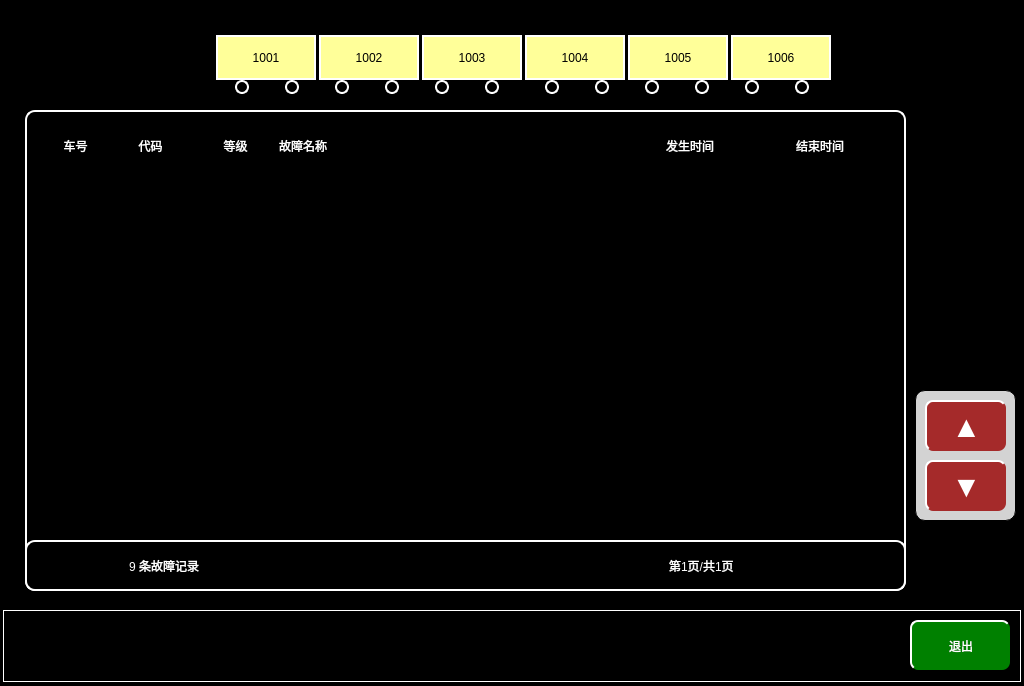
<?xml version="1.0" encoding="UTF-8"?>
<ui version="4.0">
 <class>MaintainceFaultShowPage</class>
 <widget class="QWidget" name="MaintainceFaultShowPage">
  <property name="geometry">
   <rect>
    <x>0</x>
    <y>0</y>
    <width>1024</width>
    <height>686</height>
   </rect>
  </property>
  <property name="windowTitle">
   <string>Form</string>
  </property>
  <property name="styleSheet">
   <string notr="true">QWidget
{
		background-color:black;
}
QPushButton
{
	font: 20px, &quot;微软雅黑&quot;;
    color: white;
	background-color: rgb(0, 128, 128);
	border-top: 2px solid white;	
	border-left: 2px solid white;
border-radius:8px;
}
QLabel
{
background-color:black;
font:18px &quot;微软雅黑&quot;;
color: rgb(0,255,255);
border:1px solid black;
}</string>
  </property>
  <widget class="QPushButton" name="returnBtn">
   <property name="geometry">
    <rect>
     <x>910</x>
     <y>620</y>
     <width>100</width>
     <height>50</height>
    </rect>
   </property>
   <property name="focusPolicy">
    <enum>Qt::NoFocus</enum>
   </property>
   <property name="styleSheet">
    <string notr="true">QPushButton
{
	font: 20px, &quot;微软雅黑&quot;;
    color: white;
	background-color: rgb(0, 128, 0);
    border-top: 2px solid white;
	border-left: 2px solid white;

}</string>
   </property>
   <property name="text">
    <string>退出</string>
   </property>
  </widget>
  <widget class="QLabel" name="label_2">
   <property name="geometry">
    <rect>
     <x>3</x>
     <y>610</y>
     <width>1018</width>
     <height>72</height>
    </rect>
   </property>
   <property name="styleSheet">
    <string notr="true">
background-color: rgb(0, 0, 0);

	border:1px solid white;
</string>
   </property>
   <property name="text">
    <string/>
   </property>
  </widget>
  <widget class="QLabel" name="faultLevel_row9">
   <property name="geometry">
    <rect>
     <x>205</x>
     <y>490</y>
     <width>61</width>
     <height>41</height>
    </rect>
   </property>
   <property name="styleSheet">
    <string notr="true"/>
   </property>
   <property name="text">
    <string/>
   </property>
   <property name="alignment">
    <set>Qt::AlignCenter</set>
   </property>
  </widget>
  <widget class="QLabel" name="endTime_row8">
   <property name="geometry">
    <rect>
     <x>755</x>
     <y>450</y>
     <width>130</width>
     <height>41</height>
    </rect>
   </property>
   <property name="styleSheet">
    <string notr="true">font:16px;</string>
   </property>
   <property name="text">
    <string/>
   </property>
   <property name="alignment">
    <set>Qt::AlignCenter</set>
   </property>
  </widget>
  <widget class="QLabel" name="endTime_row1">
   <property name="geometry">
    <rect>
     <x>755</x>
     <y>170</y>
     <width>130</width>
     <height>41</height>
    </rect>
   </property>
   <property name="styleSheet">
    <string notr="true">font:16px;</string>
   </property>
   <property name="text">
    <string/>
   </property>
   <property name="alignment">
    <set>Qt::AlignCenter</set>
   </property>
  </widget>
  <widget class="QLabel" name="faultCode_row4">
   <property name="geometry">
    <rect>
     <x>115</x>
     <y>290</y>
     <width>71</width>
     <height>41</height>
    </rect>
   </property>
   <property name="styleSheet">
    <string notr="true"/>
   </property>
   <property name="text">
    <string/>
   </property>
   <property name="alignment">
    <set>Qt::AlignCenter</set>
   </property>
  </widget>
  <widget class="QLabel" name="faultLevel_row3">
   <property name="geometry">
    <rect>
     <x>205</x>
     <y>250</y>
     <width>61</width>
     <height>41</height>
    </rect>
   </property>
   <property name="styleSheet">
    <string notr="true"/>
   </property>
   <property name="text">
    <string/>
   </property>
   <property name="alignment">
    <set>Qt::AlignCenter</set>
   </property>
  </widget>
  <widget class="QLabel" name="mp2wheel2lbl">
   <property name="geometry">
    <rect>
     <x>645</x>
     <y>80</y>
     <width>14</width>
     <height>14</height>
    </rect>
   </property>
   <property name="styleSheet">
    <string notr="true">background-color:black;
border-radius:7px;
border:2px solid white;</string>
   </property>
   <property name="text">
    <string/>
   </property>
   <property name="alignment">
    <set>Qt::AlignCenter</set>
   </property>
  </widget>
  <widget class="QLabel" name="faultCode_row3">
   <property name="geometry">
    <rect>
     <x>115</x>
     <y>250</y>
     <width>71</width>
     <height>41</height>
    </rect>
   </property>
   <property name="styleSheet">
    <string notr="true"/>
   </property>
   <property name="text">
    <string/>
   </property>
   <property name="alignment">
    <set>Qt::AlignCenter</set>
   </property>
  </widget>
  <widget class="QLabel" name="tc1lbl">
   <property name="geometry">
    <rect>
     <x>216</x>
     <y>35</y>
     <width>100</width>
     <height>45</height>
    </rect>
   </property>
   <property name="styleSheet">
    <string notr="true">	font:20px &quot;微软雅黑&quot;;
	border:2px solid white;
	background-color: rgb(255,255,153);
color:black;
</string>
   </property>
   <property name="text">
    <string>1001</string>
   </property>
   <property name="alignment">
    <set>Qt::AlignCenter</set>
   </property>
  </widget>
  <widget class="QLabel" name="faultCode_row8">
   <property name="geometry">
    <rect>
     <x>115</x>
     <y>450</y>
     <width>71</width>
     <height>41</height>
    </rect>
   </property>
   <property name="styleSheet">
    <string notr="true"/>
   </property>
   <property name="text">
    <string/>
   </property>
   <property name="alignment">
    <set>Qt::AlignCenter</set>
   </property>
  </widget>
  <widget class="QLabel" name="lbl1_18">
   <property name="geometry">
    <rect>
     <x>210</x>
     <y>120</y>
     <width>51</width>
     <height>51</height>
    </rect>
   </property>
   <property name="styleSheet">
    <string notr="true">background-color:black;
font:18px &quot;微软雅黑&quot;;
color:white;
</string>
   </property>
   <property name="text">
    <string>等级</string>
   </property>
   <property name="alignment">
    <set>Qt::AlignCenter</set>
   </property>
  </widget>
  <widget class="QLabel" name="tc1wheel2lbl">
   <property name="geometry">
    <rect>
     <x>285</x>
     <y>80</y>
     <width>14</width>
     <height>14</height>
    </rect>
   </property>
   <property name="styleSheet">
    <string notr="true">background-color:black;
border-radius:7px;
border:2px solid white;</string>
   </property>
   <property name="text">
    <string/>
   </property>
   <property name="alignment">
    <set>Qt::AlignCenter</set>
   </property>
  </widget>
  <widget class="QLabel" name="m1wheel1lbl">
   <property name="geometry">
    <rect>
     <x>435</x>
     <y>80</y>
     <width>14</width>
     <height>14</height>
    </rect>
   </property>
   <property name="styleSheet">
    <string notr="true">background-color:black;
border-radius:7px;
border:2px solid white;</string>
   </property>
   <property name="text">
    <string/>
   </property>
   <property name="alignment">
    <set>Qt::AlignCenter</set>
   </property>
  </widget>
  <widget class="QLabel" name="mp1wheel2lbl">
   <property name="geometry">
    <rect>
     <x>385</x>
     <y>80</y>
     <width>14</width>
     <height>14</height>
    </rect>
   </property>
   <property name="styleSheet">
    <string notr="true">background-color:black;
border-radius:7px;
border:2px solid white;</string>
   </property>
   <property name="text">
    <string/>
   </property>
   <property name="alignment">
    <set>Qt::AlignCenter</set>
   </property>
  </widget>
  <widget class="QLabel" name="endTime_row6">
   <property name="geometry">
    <rect>
     <x>755</x>
     <y>370</y>
     <width>130</width>
     <height>41</height>
    </rect>
   </property>
   <property name="styleSheet">
    <string notr="true">font:16px;</string>
   </property>
   <property name="text">
    <string/>
   </property>
   <property name="alignment">
    <set>Qt::AlignCenter</set>
   </property>
  </widget>
  <widget class="QLabel" name="tc2keylbl">
   <property name="geometry">
    <rect>
     <x>830</x>
     <y>35</y>
     <width>31</width>
     <height>45</height>
    </rect>
   </property>
   <property name="styleSheet">
    <string notr="true">border-image: url(:/images/images/TC2traingraphKeynoact.bmp);</string>
   </property>
   <property name="text">
    <string/>
   </property>
   <property name="alignment">
    <set>Qt::AlignCenter</set>
   </property>
  </widget>
  <widget class="QLabel" name="mp2wheel1lbl">
   <property name="geometry">
    <rect>
     <x>695</x>
     <y>80</y>
     <width>14</width>
     <height>14</height>
    </rect>
   </property>
   <property name="styleSheet">
    <string notr="true">background-color:black;
border-radius:7px;
border:2px solid white;</string>
   </property>
   <property name="text">
    <string/>
   </property>
   <property name="alignment">
    <set>Qt::AlignCenter</set>
   </property>
  </widget>
  <widget class="QLabel" name="startTime_row6">
   <property name="geometry">
    <rect>
     <x>625</x>
     <y>370</y>
     <width>130</width>
     <height>41</height>
    </rect>
   </property>
   <property name="styleSheet">
    <string notr="true">font:16px;</string>
   </property>
   <property name="text">
    <string/>
   </property>
   <property name="alignment">
    <set>Qt::AlignCenter</set>
   </property>
  </widget>
  <widget class="QLabel" name="startTime_row2">
   <property name="geometry">
    <rect>
     <x>625</x>
     <y>210</y>
     <width>130</width>
     <height>41</height>
    </rect>
   </property>
   <property name="styleSheet">
    <string notr="true">font:16px;</string>
   </property>
   <property name="text">
    <string/>
   </property>
   <property name="alignment">
    <set>Qt::AlignCenter</set>
   </property>
  </widget>
  <widget class="QLabel" name="metroCode_row1_7">
   <property name="geometry">
    <rect>
     <x>40</x>
     <y>410</y>
     <width>70</width>
     <height>41</height>
    </rect>
   </property>
   <property name="styleSheet">
    <string notr="true"/>
   </property>
   <property name="text">
    <string/>
   </property>
   <property name="alignment">
    <set>Qt::AlignCenter</set>
   </property>
  </widget>
  <widget class="QLabel" name="metroCode_row1_9">
   <property name="geometry">
    <rect>
     <x>40</x>
     <y>490</y>
     <width>70</width>
     <height>41</height>
    </rect>
   </property>
   <property name="styleSheet">
    <string notr="true"/>
   </property>
   <property name="text">
    <string/>
   </property>
   <property name="alignment">
    <set>Qt::AlignCenter</set>
   </property>
  </widget>
  <widget class="QLabel" name="tc2wheel1lbl">
   <property name="geometry">
    <rect>
     <x>795</x>
     <y>80</y>
     <width>14</width>
     <height>14</height>
    </rect>
   </property>
   <property name="styleSheet">
    <string notr="true">background-color:black;
border-radius:7px;
border:2px solid white;</string>
   </property>
   <property name="text">
    <string/>
   </property>
   <property name="alignment">
    <set>Qt::AlignCenter</set>
   </property>
  </widget>
  <widget class="QLabel" name="lbl1_16">
   <property name="geometry">
    <rect>
     <x>45</x>
     <y>120</y>
     <width>61</width>
     <height>51</height>
    </rect>
   </property>
   <property name="styleSheet">
    <string notr="true">background-color:black;
font:18px &quot;微软雅黑&quot;;
color:white;
</string>
   </property>
   <property name="text">
    <string>车号</string>
   </property>
   <property name="alignment">
    <set>Qt::AlignCenter</set>
   </property>
  </widget>
  <widget class="QLabel" name="endTime_row5">
   <property name="geometry">
    <rect>
     <x>755</x>
     <y>330</y>
     <width>130</width>
     <height>41</height>
    </rect>
   </property>
   <property name="styleSheet">
    <string notr="true">font:16px;</string>
   </property>
   <property name="text">
    <string/>
   </property>
   <property name="alignment">
    <set>Qt::AlignCenter</set>
   </property>
  </widget>
  <widget class="QLabel" name="faultLevel_row2">
   <property name="geometry">
    <rect>
     <x>205</x>
     <y>210</y>
     <width>61</width>
     <height>41</height>
    </rect>
   </property>
   <property name="styleSheet">
    <string notr="true"/>
   </property>
   <property name="text">
    <string/>
   </property>
   <property name="alignment">
    <set>Qt::AlignCenter</set>
   </property>
  </widget>
  <widget class="QLabel" name="startTime_row1">
   <property name="geometry">
    <rect>
     <x>625</x>
     <y>170</y>
     <width>130</width>
     <height>41</height>
    </rect>
   </property>
   <property name="styleSheet">
    <string notr="true">font:16px;</string>
   </property>
   <property name="text">
    <string/>
   </property>
   <property name="alignment">
    <set>Qt::AlignCenter</set>
   </property>
  </widget>
  <widget class="QLabel" name="faultpagelbl">
   <property name="geometry">
    <rect>
     <x>665</x>
     <y>550</y>
     <width>180</width>
     <height>31</height>
    </rect>
   </property>
   <property name="styleSheet">
    <string notr="true">color:white
</string>
   </property>
   <property name="text">
    <string>第1页/共1页</string>
   </property>
   <property name="alignment">
    <set>Qt::AlignLeading|Qt::AlignLeft|Qt::AlignVCenter</set>
   </property>
  </widget>
  <widget class="QLabel" name="faultName_row6">
   <property name="geometry">
    <rect>
     <x>275</x>
     <y>370</y>
     <width>350</width>
     <height>41</height>
    </rect>
   </property>
   <property name="styleSheet">
    <string notr="true"/>
   </property>
   <property name="text">
    <string/>
   </property>
   <property name="alignment">
    <set>Qt::AlignLeading|Qt::AlignLeft|Qt::AlignVCenter</set>
   </property>
  </widget>
  <widget class="QPushButton" name="NextPageBtn">
   <property name="geometry">
    <rect>
     <x>925</x>
     <y>460</y>
     <width>81</width>
     <height>51</height>
    </rect>
   </property>
   <property name="focusPolicy">
    <enum>Qt::NoFocus</enum>
   </property>
   <property name="styleSheet">
    <string notr="true">font:30px;
color:white;
background-color:brown;
border-radius:8px;</string>
   </property>
   <property name="text">
    <string>▼</string>
   </property>
  </widget>
  <widget class="QLabel" name="lbl1_17">
   <property name="geometry">
    <rect>
     <x>120</x>
     <y>120</y>
     <width>61</width>
     <height>51</height>
    </rect>
   </property>
   <property name="styleSheet">
    <string notr="true">background-color:black;
font:18px &quot;微软雅黑&quot;;
color:white;
</string>
   </property>
   <property name="text">
    <string>代码</string>
   </property>
   <property name="alignment">
    <set>Qt::AlignCenter</set>
   </property>
  </widget>
  <widget class="QLabel" name="tc1wheel1lbl">
   <property name="geometry">
    <rect>
     <x>235</x>
     <y>80</y>
     <width>14</width>
     <height>14</height>
    </rect>
   </property>
   <property name="styleSheet">
    <string notr="true">background-color:black;
border-radius:7px;
border:2px solid white;</string>
   </property>
   <property name="text">
    <string/>
   </property>
   <property name="alignment">
    <set>Qt::AlignCenter</set>
   </property>
  </widget>
  <widget class="QLabel" name="m2lbl">
   <property name="geometry">
    <rect>
     <x>525</x>
     <y>35</y>
     <width>100</width>
     <height>45</height>
    </rect>
   </property>
   <property name="styleSheet">
    <string notr="true">	font:20px &quot;微软雅黑&quot;;
	border:2px solid white;
	background-color: rgb(255,255,153);
color:black;
</string>
   </property>
   <property name="text">
    <string>1004</string>
   </property>
   <property name="alignment">
    <set>Qt::AlignCenter</set>
   </property>
  </widget>
  <widget class="QLabel" name="faultLevel_row7">
   <property name="geometry">
    <rect>
     <x>205</x>
     <y>410</y>
     <width>61</width>
     <height>41</height>
    </rect>
   </property>
   <property name="styleSheet">
    <string notr="true"/>
   </property>
   <property name="text">
    <string/>
   </property>
   <property name="alignment">
    <set>Qt::AlignCenter</set>
   </property>
  </widget>
  <widget class="QLabel" name="tc2wheel2lbl">
   <property name="geometry">
    <rect>
     <x>745</x>
     <y>80</y>
     <width>14</width>
     <height>14</height>
    </rect>
   </property>
   <property name="styleSheet">
    <string notr="true">background-color:black;
border-radius:7px;
border:2px solid white;</string>
   </property>
   <property name="text">
    <string/>
   </property>
   <property name="alignment">
    <set>Qt::AlignCenter</set>
   </property>
  </widget>
  <widget class="QPushButton" name="PrePageBtn">
   <property name="geometry">
    <rect>
     <x>925</x>
     <y>400</y>
     <width>81</width>
     <height>51</height>
    </rect>
   </property>
   <property name="focusPolicy">
    <enum>Qt::NoFocus</enum>
   </property>
   <property name="styleSheet">
    <string notr="true">font:30px;
color:white;
background-color:brown;
border-radius:8px;</string>
   </property>
   <property name="text">
    <string>▲</string>
   </property>
  </widget>
  <widget class="QLabel" name="tc2directionlbl">
   <property name="geometry">
    <rect>
     <x>860</x>
     <y>35</y>
     <width>51</width>
     <height>51</height>
    </rect>
   </property>
   <property name="styleSheet">
    <string notr="true">border-image: url(:/images/images/TC2traingraphDirection.bmp);</string>
   </property>
   <property name="text">
    <string/>
   </property>
   <property name="alignment">
    <set>Qt::AlignCenter</set>
   </property>
  </widget>
  <widget class="QLabel" name="metroCode_row1_5">
   <property name="geometry">
    <rect>
     <x>40</x>
     <y>330</y>
     <width>70</width>
     <height>41</height>
    </rect>
   </property>
   <property name="styleSheet">
    <string notr="true"/>
   </property>
   <property name="text">
    <string/>
   </property>
   <property name="alignment">
    <set>Qt::AlignCenter</set>
   </property>
  </widget>
  <widget class="QLabel" name="faultName_row3">
   <property name="geometry">
    <rect>
     <x>275</x>
     <y>250</y>
     <width>350</width>
     <height>41</height>
    </rect>
   </property>
   <property name="styleSheet">
    <string notr="true"/>
   </property>
   <property name="text">
    <string/>
   </property>
   <property name="alignment">
    <set>Qt::AlignLeading|Qt::AlignLeft|Qt::AlignVCenter</set>
   </property>
  </widget>
  <widget class="QLabel" name="faultName_row1">
   <property name="geometry">
    <rect>
     <x>275</x>
     <y>170</y>
     <width>350</width>
     <height>41</height>
    </rect>
   </property>
   <property name="styleSheet">
    <string notr="true"/>
   </property>
   <property name="text">
    <string/>
   </property>
   <property name="alignment">
    <set>Qt::AlignLeading|Qt::AlignLeft|Qt::AlignVCenter</set>
   </property>
  </widget>
  <widget class="QLabel" name="startTime_row5">
   <property name="geometry">
    <rect>
     <x>625</x>
     <y>330</y>
     <width>130</width>
     <height>41</height>
    </rect>
   </property>
   <property name="styleSheet">
    <string notr="true">font:16px;</string>
   </property>
   <property name="text">
    <string/>
   </property>
   <property name="alignment">
    <set>Qt::AlignCenter</set>
   </property>
  </widget>
  <widget class="QLabel" name="startTime_row4">
   <property name="geometry">
    <rect>
     <x>625</x>
     <y>290</y>
     <width>130</width>
     <height>41</height>
    </rect>
   </property>
   <property name="styleSheet">
    <string notr="true">font:16px;</string>
   </property>
   <property name="text">
    <string/>
   </property>
   <property name="alignment">
    <set>Qt::AlignCenter</set>
   </property>
  </widget>
  <widget class="QLabel" name="faultName_row7">
   <property name="geometry">
    <rect>
     <x>275</x>
     <y>410</y>
     <width>350</width>
     <height>41</height>
    </rect>
   </property>
   <property name="styleSheet">
    <string notr="true"/>
   </property>
   <property name="text">
    <string/>
   </property>
   <property name="alignment">
    <set>Qt::AlignLeading|Qt::AlignLeft|Qt::AlignVCenter</set>
   </property>
  </widget>
  <widget class="QLabel" name="faultCode_row2">
   <property name="geometry">
    <rect>
     <x>115</x>
     <y>210</y>
     <width>71</width>
     <height>41</height>
    </rect>
   </property>
   <property name="styleSheet">
    <string notr="true"/>
   </property>
   <property name="text">
    <string/>
   </property>
   <property name="alignment">
    <set>Qt::AlignCenter</set>
   </property>
  </widget>
  <widget class="QLabel" name="endTime_row4">
   <property name="geometry">
    <rect>
     <x>755</x>
     <y>290</y>
     <width>130</width>
     <height>41</height>
    </rect>
   </property>
   <property name="styleSheet">
    <string notr="true">font:16px;</string>
   </property>
   <property name="text">
    <string/>
   </property>
   <property name="alignment">
    <set>Qt::AlignCenter</set>
   </property>
  </widget>
  <widget class="QLabel" name="m1lbl">
   <property name="geometry">
    <rect>
     <x>422</x>
     <y>35</y>
     <width>100</width>
     <height>45</height>
    </rect>
   </property>
   <property name="styleSheet">
    <string notr="true">	font:20px &quot;微软雅黑&quot;;
	border:2px solid white;
	background-color: rgb(255,255,153);
color:black;
</string>
   </property>
   <property name="text">
    <string>1003</string>
   </property>
   <property name="alignment">
    <set>Qt::AlignCenter</set>
   </property>
  </widget>
  <widget class="QLabel" name="faultCode_row7">
   <property name="geometry">
    <rect>
     <x>115</x>
     <y>410</y>
     <width>71</width>
     <height>41</height>
    </rect>
   </property>
   <property name="styleSheet">
    <string notr="true"/>
   </property>
   <property name="text">
    <string/>
   </property>
   <property name="alignment">
    <set>Qt::AlignCenter</set>
   </property>
  </widget>
  <widget class="QLabel" name="metroCode_row1_6">
   <property name="geometry">
    <rect>
     <x>40</x>
     <y>370</y>
     <width>70</width>
     <height>41</height>
    </rect>
   </property>
   <property name="styleSheet">
    <string notr="true"/>
   </property>
   <property name="text">
    <string/>
   </property>
   <property name="alignment">
    <set>Qt::AlignCenter</set>
   </property>
  </widget>
  <widget class="QLabel" name="mp1lbl">
   <property name="geometry">
    <rect>
     <x>319</x>
     <y>35</y>
     <width>100</width>
     <height>45</height>
    </rect>
   </property>
   <property name="styleSheet">
    <string notr="true">	font:20px &quot;微软雅黑&quot;;
	border:2px solid white;
	background-color: rgb(255,255,153);
color:black;
</string>
   </property>
   <property name="text">
    <string>1002</string>
   </property>
   <property name="alignment">
    <set>Qt::AlignCenter</set>
   </property>
  </widget>
  <widget class="QLabel" name="metroCode_row1_8">
   <property name="geometry">
    <rect>
     <x>40</x>
     <y>450</y>
     <width>70</width>
     <height>41</height>
    </rect>
   </property>
   <property name="styleSheet">
    <string notr="true"/>
   </property>
   <property name="text">
    <string/>
   </property>
   <property name="alignment">
    <set>Qt::AlignCenter</set>
   </property>
  </widget>
  <widget class="QLabel" name="m2wheel2lbl">
   <property name="geometry">
    <rect>
     <x>545</x>
     <y>80</y>
     <width>14</width>
     <height>14</height>
    </rect>
   </property>
   <property name="styleSheet">
    <string notr="true">background-color:black;
border-radius:7px;
border:2px solid white;</string>
   </property>
   <property name="text">
    <string/>
   </property>
   <property name="alignment">
    <set>Qt::AlignCenter</set>
   </property>
  </widget>
  <widget class="QLabel" name="faultCode_row9">
   <property name="geometry">
    <rect>
     <x>115</x>
     <y>490</y>
     <width>71</width>
     <height>41</height>
    </rect>
   </property>
   <property name="styleSheet">
    <string notr="true"/>
   </property>
   <property name="text">
    <string/>
   </property>
   <property name="alignment">
    <set>Qt::AlignCenter</set>
   </property>
  </widget>
  <widget class="QLabel" name="faultName_row9">
   <property name="geometry">
    <rect>
     <x>275</x>
     <y>490</y>
     <width>350</width>
     <height>41</height>
    </rect>
   </property>
   <property name="styleSheet">
    <string notr="true"/>
   </property>
   <property name="text">
    <string/>
   </property>
   <property name="alignment">
    <set>Qt::AlignLeading|Qt::AlignLeft|Qt::AlignVCenter</set>
   </property>
  </widget>
  <widget class="QLabel" name="metroCode_row1_4">
   <property name="geometry">
    <rect>
     <x>40</x>
     <y>290</y>
     <width>70</width>
     <height>41</height>
    </rect>
   </property>
   <property name="styleSheet">
    <string notr="true"/>
   </property>
   <property name="text">
    <string/>
   </property>
   <property name="alignment">
    <set>Qt::AlignCenter</set>
   </property>
  </widget>
  <widget class="QLabel" name="m1wheel2lbl">
   <property name="geometry">
    <rect>
     <x>485</x>
     <y>80</y>
     <width>14</width>
     <height>14</height>
    </rect>
   </property>
   <property name="styleSheet">
    <string notr="true">background-color:black;
border-radius:7px;
border:2px solid white;</string>
   </property>
   <property name="text">
    <string/>
   </property>
   <property name="alignment">
    <set>Qt::AlignCenter</set>
   </property>
  </widget>
  <widget class="QLabel" name="endTime_row2">
   <property name="geometry">
    <rect>
     <x>755</x>
     <y>210</y>
     <width>130</width>
     <height>41</height>
    </rect>
   </property>
   <property name="styleSheet">
    <string notr="true">font:16px;</string>
   </property>
   <property name="text">
    <string/>
   </property>
   <property name="alignment">
    <set>Qt::AlignCenter</set>
   </property>
  </widget>
  <widget class="QLabel" name="lbl1_19">
   <property name="geometry">
    <rect>
     <x>625</x>
     <y>120</y>
     <width>130</width>
     <height>51</height>
    </rect>
   </property>
   <property name="styleSheet">
    <string notr="true">background-color:black;
font:18px &quot;微软雅黑&quot;;
color:white;
</string>
   </property>
   <property name="text">
    <string>发生时间</string>
   </property>
   <property name="alignment">
    <set>Qt::AlignCenter</set>
   </property>
  </widget>
  <widget class="QLabel" name="lbl1_14">
   <property name="geometry">
    <rect>
     <x>25</x>
     <y>110</y>
     <width>881</width>
     <height>481</height>
    </rect>
   </property>
   <property name="styleSheet">
    <string notr="true">background-color:black;
border-radius:10px;
font:14px;
color:white;
border:2px solid white;</string>
   </property>
   <property name="text">
    <string/>
   </property>
   <property name="alignment">
    <set>Qt::AlignCenter</set>
   </property>
  </widget>
  <widget class="QLabel" name="metroCode_row1_3">
   <property name="geometry">
    <rect>
     <x>40</x>
     <y>250</y>
     <width>70</width>
     <height>41</height>
    </rect>
   </property>
   <property name="styleSheet">
    <string notr="true"/>
   </property>
   <property name="text">
    <string/>
   </property>
   <property name="alignment">
    <set>Qt::AlignCenter</set>
   </property>
  </widget>
  <widget class="QLabel" name="tc2lbl">
   <property name="geometry">
    <rect>
     <x>731</x>
     <y>35</y>
     <width>100</width>
     <height>45</height>
    </rect>
   </property>
   <property name="styleSheet">
    <string notr="true">	font:20px &quot;微软雅黑&quot;;
	border:2px solid white;
	background-color: rgb(255,255,153);
color:black;
</string>
   </property>
   <property name="text">
    <string>1006</string>
   </property>
   <property name="alignment">
    <set>Qt::AlignCenter</set>
   </property>
  </widget>
  <widget class="QLabel" name="faultName_row8">
   <property name="geometry">
    <rect>
     <x>275</x>
     <y>450</y>
     <width>350</width>
     <height>41</height>
    </rect>
   </property>
   <property name="styleSheet">
    <string notr="true"/>
   </property>
   <property name="text">
    <string/>
   </property>
   <property name="alignment">
    <set>Qt::AlignLeading|Qt::AlignLeft|Qt::AlignVCenter</set>
   </property>
  </widget>
  <widget class="QLabel" name="lbl1_13">
   <property name="geometry">
    <rect>
     <x>915</x>
     <y>390</y>
     <width>101</width>
     <height>131</height>
    </rect>
   </property>
   <property name="styleSheet">
    <string notr="true">background-color:lightgray;
border-radius:10px;
font:14px;
color:brown;</string>
   </property>
   <property name="text">
    <string/>
   </property>
   <property name="alignment">
    <set>Qt::AlignCenter</set>
   </property>
  </widget>
  <widget class="QLabel" name="startTime_row8">
   <property name="geometry">
    <rect>
     <x>625</x>
     <y>450</y>
     <width>130</width>
     <height>41</height>
    </rect>
   </property>
   <property name="styleSheet">
    <string notr="true">font:16px;</string>
   </property>
   <property name="text">
    <string/>
   </property>
   <property name="alignment">
    <set>Qt::AlignCenter</set>
   </property>
  </widget>
  <widget class="QLabel" name="faultLevel_row6">
   <property name="geometry">
    <rect>
     <x>205</x>
     <y>370</y>
     <width>61</width>
     <height>41</height>
    </rect>
   </property>
   <property name="styleSheet">
    <string notr="true"/>
   </property>
   <property name="text">
    <string/>
   </property>
   <property name="alignment">
    <set>Qt::AlignCenter</set>
   </property>
  </widget>
  <widget class="QLabel" name="mp1wheel1lbl">
   <property name="geometry">
    <rect>
     <x>335</x>
     <y>80</y>
     <width>14</width>
     <height>14</height>
    </rect>
   </property>
   <property name="styleSheet">
    <string notr="true">background-color:black;
border-radius:7px;
border:2px solid white;</string>
   </property>
   <property name="text">
    <string/>
   </property>
   <property name="alignment">
    <set>Qt::AlignCenter</set>
   </property>
  </widget>
  <widget class="QLabel" name="faultName_row4">
   <property name="geometry">
    <rect>
     <x>275</x>
     <y>290</y>
     <width>350</width>
     <height>41</height>
    </rect>
   </property>
   <property name="styleSheet">
    <string notr="true"/>
   </property>
   <property name="text">
    <string/>
   </property>
   <property name="alignment">
    <set>Qt::AlignLeading|Qt::AlignLeft|Qt::AlignVCenter</set>
   </property>
  </widget>
  <widget class="QLabel" name="endTime_row7">
   <property name="geometry">
    <rect>
     <x>755</x>
     <y>410</y>
     <width>130</width>
     <height>41</height>
    </rect>
   </property>
   <property name="styleSheet">
    <string notr="true">font:16px;</string>
   </property>
   <property name="text">
    <string/>
   </property>
   <property name="alignment">
    <set>Qt::AlignCenter</set>
   </property>
  </widget>
  <widget class="QLabel" name="faultcntlbl">
   <property name="geometry">
    <rect>
     <x>125</x>
     <y>550</y>
     <width>160</width>
     <height>31</height>
    </rect>
   </property>
   <property name="styleSheet">
    <string notr="true">color:white
</string>
   </property>
   <property name="text">
    <string>9 条故障记录</string>
   </property>
   <property name="alignment">
    <set>Qt::AlignLeading|Qt::AlignLeft|Qt::AlignVCenter</set>
   </property>
  </widget>
  <widget class="QLabel" name="startTime_row9">
   <property name="geometry">
    <rect>
     <x>625</x>
     <y>490</y>
     <width>130</width>
     <height>41</height>
    </rect>
   </property>
   <property name="styleSheet">
    <string notr="true">font:16px;</string>
   </property>
   <property name="text">
    <string/>
   </property>
   <property name="alignment">
    <set>Qt::AlignCenter</set>
   </property>
  </widget>
  <widget class="QLabel" name="tc1directionlbl">
   <property name="geometry">
    <rect>
     <x>135</x>
     <y>35</y>
     <width>51</width>
     <height>51</height>
    </rect>
   </property>
   <property name="styleSheet">
    <string notr="true">border-image: url(:/images/images/TC1traingraphDirection.bmp);</string>
   </property>
   <property name="text">
    <string/>
   </property>
   <property name="alignment">
    <set>Qt::AlignCenter</set>
   </property>
  </widget>
  <widget class="QLabel" name="faultLevel_row1">
   <property name="geometry">
    <rect>
     <x>205</x>
     <y>170</y>
     <width>61</width>
     <height>41</height>
    </rect>
   </property>
   <property name="styleSheet">
    <string notr="true"/>
   </property>
   <property name="text">
    <string/>
   </property>
   <property name="alignment">
    <set>Qt::AlignCenter</set>
   </property>
  </widget>
  <widget class="QLabel" name="m2wheel1lbl">
   <property name="geometry">
    <rect>
     <x>595</x>
     <y>80</y>
     <width>14</width>
     <height>14</height>
    </rect>
   </property>
   <property name="styleSheet">
    <string notr="true">background-color:black;
border-radius:7px;
border:2px solid white;</string>
   </property>
   <property name="text">
    <string/>
   </property>
   <property name="alignment">
    <set>Qt::AlignCenter</set>
   </property>
  </widget>
  <widget class="QLabel" name="lbl1_20">
   <property name="geometry">
    <rect>
     <x>275</x>
     <y>120</y>
     <width>350</width>
     <height>51</height>
    </rect>
   </property>
   <property name="styleSheet">
    <string notr="true">background-color:black;
font:18px &quot;微软雅黑&quot;;
color:white;
</string>
   </property>
   <property name="text">
    <string>故障名称</string>
   </property>
   <property name="alignment">
    <set>Qt::AlignLeading|Qt::AlignLeft|Qt::AlignVCenter</set>
   </property>
  </widget>
  <widget class="QLabel" name="faultCode_row1">
   <property name="geometry">
    <rect>
     <x>115</x>
     <y>170</y>
     <width>71</width>
     <height>41</height>
    </rect>
   </property>
   <property name="styleSheet">
    <string notr="true"/>
   </property>
   <property name="text">
    <string/>
   </property>
   <property name="alignment">
    <set>Qt::AlignCenter</set>
   </property>
  </widget>
  <widget class="QLabel" name="tc1keylbl">
   <property name="geometry">
    <rect>
     <x>185</x>
     <y>35</y>
     <width>31</width>
     <height>45</height>
    </rect>
   </property>
   <property name="styleSheet">
    <string notr="true">border-image: url(:/images/images/TC1traingraphKeynoact.bmp);</string>
   </property>
   <property name="text">
    <string/>
   </property>
   <property name="alignment">
    <set>Qt::AlignCenter</set>
   </property>
  </widget>
  <widget class="QLabel" name="lbl1_21">
   <property name="geometry">
    <rect>
     <x>755</x>
     <y>120</y>
     <width>130</width>
     <height>51</height>
    </rect>
   </property>
   <property name="styleSheet">
    <string notr="true">background-color:black;
font:18px &quot;微软雅黑&quot;;
color:white;
</string>
   </property>
   <property name="text">
    <string>结束时间</string>
   </property>
   <property name="alignment">
    <set>Qt::AlignCenter</set>
   </property>
  </widget>
  <widget class="QLabel" name="faultName_row2">
   <property name="geometry">
    <rect>
     <x>275</x>
     <y>210</y>
     <width>350</width>
     <height>41</height>
    </rect>
   </property>
   <property name="styleSheet">
    <string notr="true"/>
   </property>
   <property name="text">
    <string/>
   </property>
   <property name="alignment">
    <set>Qt::AlignLeading|Qt::AlignLeft|Qt::AlignVCenter</set>
   </property>
  </widget>
  <widget class="QLabel" name="faultLevel_row8">
   <property name="geometry">
    <rect>
     <x>205</x>
     <y>450</y>
     <width>61</width>
     <height>41</height>
    </rect>
   </property>
   <property name="styleSheet">
    <string notr="true"/>
   </property>
   <property name="text">
    <string/>
   </property>
   <property name="alignment">
    <set>Qt::AlignCenter</set>
   </property>
  </widget>
  <widget class="QLabel" name="faultCode_row6">
   <property name="geometry">
    <rect>
     <x>115</x>
     <y>370</y>
     <width>71</width>
     <height>41</height>
    </rect>
   </property>
   <property name="styleSheet">
    <string notr="true"/>
   </property>
   <property name="text">
    <string/>
   </property>
   <property name="alignment">
    <set>Qt::AlignCenter</set>
   </property>
  </widget>
  <widget class="QLabel" name="metroCode_row1_2">
   <property name="geometry">
    <rect>
     <x>40</x>
     <y>210</y>
     <width>70</width>
     <height>41</height>
    </rect>
   </property>
   <property name="styleSheet">
    <string notr="true"/>
   </property>
   <property name="text">
    <string/>
   </property>
   <property name="alignment">
    <set>Qt::AlignCenter</set>
   </property>
  </widget>
  <widget class="QLabel" name="startTime_row7">
   <property name="geometry">
    <rect>
     <x>625</x>
     <y>410</y>
     <width>130</width>
     <height>41</height>
    </rect>
   </property>
   <property name="styleSheet">
    <string notr="true">font:16px;</string>
   </property>
   <property name="text">
    <string/>
   </property>
   <property name="alignment">
    <set>Qt::AlignCenter</set>
   </property>
  </widget>
  <widget class="QLabel" name="mp2lbl">
   <property name="geometry">
    <rect>
     <x>628</x>
     <y>35</y>
     <width>100</width>
     <height>45</height>
    </rect>
   </property>
   <property name="styleSheet">
    <string notr="true">	font:20px &quot;微软雅黑&quot;;
	border:2px solid white;
	background-color: rgb(255,255,153);
color:black;
</string>
   </property>
   <property name="text">
    <string>1005</string>
   </property>
   <property name="alignment">
    <set>Qt::AlignCenter</set>
   </property>
  </widget>
  <widget class="QLabel" name="faultLevel_row5">
   <property name="geometry">
    <rect>
     <x>205</x>
     <y>330</y>
     <width>61</width>
     <height>41</height>
    </rect>
   </property>
   <property name="styleSheet">
    <string notr="true"/>
   </property>
   <property name="text">
    <string/>
   </property>
   <property name="alignment">
    <set>Qt::AlignCenter</set>
   </property>
  </widget>
  <widget class="QLabel" name="endTime_row3">
   <property name="geometry">
    <rect>
     <x>755</x>
     <y>250</y>
     <width>130</width>
     <height>41</height>
    </rect>
   </property>
   <property name="styleSheet">
    <string notr="true">font:16px;</string>
   </property>
   <property name="text">
    <string/>
   </property>
   <property name="alignment">
    <set>Qt::AlignCenter</set>
   </property>
  </widget>
  <widget class="QLabel" name="metroCode_row1">
   <property name="geometry">
    <rect>
     <x>40</x>
     <y>170</y>
     <width>70</width>
     <height>41</height>
    </rect>
   </property>
   <property name="styleSheet">
    <string notr="true"/>
   </property>
   <property name="text">
    <string/>
   </property>
   <property name="alignment">
    <set>Qt::AlignCenter</set>
   </property>
  </widget>
  <widget class="QLabel" name="endTime_row9">
   <property name="geometry">
    <rect>
     <x>755</x>
     <y>490</y>
     <width>130</width>
     <height>41</height>
    </rect>
   </property>
   <property name="styleSheet">
    <string notr="true">font:16px;</string>
   </property>
   <property name="text">
    <string/>
   </property>
   <property name="alignment">
    <set>Qt::AlignCenter</set>
   </property>
  </widget>
  <widget class="QLabel" name="faultLevel_row4">
   <property name="geometry">
    <rect>
     <x>205</x>
     <y>290</y>
     <width>61</width>
     <height>41</height>
    </rect>
   </property>
   <property name="styleSheet">
    <string notr="true"/>
   </property>
   <property name="text">
    <string/>
   </property>
   <property name="alignment">
    <set>Qt::AlignCenter</set>
   </property>
  </widget>
  <widget class="QLabel" name="startTime_row3">
   <property name="geometry">
    <rect>
     <x>625</x>
     <y>250</y>
     <width>130</width>
     <height>41</height>
    </rect>
   </property>
   <property name="styleSheet">
    <string notr="true">font:16px;</string>
   </property>
   <property name="text">
    <string/>
   </property>
   <property name="alignment">
    <set>Qt::AlignCenter</set>
   </property>
  </widget>
  <widget class="QLabel" name="faultCode_row5">
   <property name="geometry">
    <rect>
     <x>115</x>
     <y>330</y>
     <width>71</width>
     <height>41</height>
    </rect>
   </property>
   <property name="styleSheet">
    <string notr="true"/>
   </property>
   <property name="text">
    <string/>
   </property>
   <property name="alignment">
    <set>Qt::AlignCenter</set>
   </property>
  </widget>
  <widget class="QLabel" name="faultName_row5">
   <property name="geometry">
    <rect>
     <x>275</x>
     <y>330</y>
     <width>350</width>
     <height>41</height>
    </rect>
   </property>
   <property name="styleSheet">
    <string notr="true"/>
   </property>
   <property name="text">
    <string/>
   </property>
   <property name="alignment">
    <set>Qt::AlignLeading|Qt::AlignLeft|Qt::AlignVCenter</set>
   </property>
  </widget>
  <widget class="QLabel" name="lbl1_15">
   <property name="geometry">
    <rect>
     <x>25</x>
     <y>540</y>
     <width>881</width>
     <height>51</height>
    </rect>
   </property>
   <property name="styleSheet">
    <string notr="true">background-color:black;
border-radius:10px;
font:14px;
color:white;
border:2px solid white;</string>
   </property>
   <property name="text">
    <string/>
   </property>
   <property name="alignment">
    <set>Qt::AlignCenter</set>
   </property>
  </widget>
  <zorder>lbl1_14</zorder>
  <zorder>lbl1_15</zorder>
  <zorder>lbl1_13</zorder>
  <zorder>label_2</zorder>
  <zorder>faultLevel_row9</zorder>
  <zorder>endTime_row8</zorder>
  <zorder>endTime_row1</zorder>
  <zorder>faultCode_row4</zorder>
  <zorder>faultLevel_row3</zorder>
  <zorder>mp2wheel2lbl</zorder>
  <zorder>faultCode_row3</zorder>
  <zorder>tc1lbl</zorder>
  <zorder>faultCode_row8</zorder>
  <zorder>lbl1_18</zorder>
  <zorder>tc1wheel2lbl</zorder>
  <zorder>m1wheel1lbl</zorder>
  <zorder>mp1wheel2lbl</zorder>
  <zorder>endTime_row6</zorder>
  <zorder>tc2keylbl</zorder>
  <zorder>mp2wheel1lbl</zorder>
  <zorder>startTime_row6</zorder>
  <zorder>startTime_row2</zorder>
  <zorder>metroCode_row1_7</zorder>
  <zorder>metroCode_row1_9</zorder>
  <zorder>tc2wheel1lbl</zorder>
  <zorder>lbl1_16</zorder>
  <zorder>endTime_row5</zorder>
  <zorder>faultLevel_row2</zorder>
  <zorder>startTime_row1</zorder>
  <zorder>faultpagelbl</zorder>
  <zorder>faultName_row6</zorder>
  <zorder>NextPageBtn</zorder>
  <zorder>lbl1_17</zorder>
  <zorder>tc1wheel1lbl</zorder>
  <zorder>m2lbl</zorder>
  <zorder>faultLevel_row7</zorder>
  <zorder>tc2wheel2lbl</zorder>
  <zorder>PrePageBtn</zorder>
  <zorder>tc2directionlbl</zorder>
  <zorder>metroCode_row1_5</zorder>
  <zorder>faultName_row3</zorder>
  <zorder>faultName_row1</zorder>
  <zorder>startTime_row5</zorder>
  <zorder>startTime_row4</zorder>
  <zorder>faultName_row7</zorder>
  <zorder>faultCode_row2</zorder>
  <zorder>endTime_row4</zorder>
  <zorder>m1lbl</zorder>
  <zorder>faultCode_row7</zorder>
  <zorder>metroCode_row1_6</zorder>
  <zorder>mp1lbl</zorder>
  <zorder>metroCode_row1_8</zorder>
  <zorder>m2wheel2lbl</zorder>
  <zorder>faultCode_row9</zorder>
  <zorder>faultName_row9</zorder>
  <zorder>metroCode_row1_4</zorder>
  <zorder>m1wheel2lbl</zorder>
  <zorder>endTime_row2</zorder>
  <zorder>lbl1_19</zorder>
  <zorder>metroCode_row1_3</zorder>
  <zorder>tc2lbl</zorder>
  <zorder>faultName_row8</zorder>
  <zorder>startTime_row8</zorder>
  <zorder>faultLevel_row6</zorder>
  <zorder>mp1wheel1lbl</zorder>
  <zorder>faultName_row4</zorder>
  <zorder>endTime_row7</zorder>
  <zorder>faultcntlbl</zorder>
  <zorder>startTime_row9</zorder>
  <zorder>tc1directionlbl</zorder>
  <zorder>faultLevel_row1</zorder>
  <zorder>m2wheel1lbl</zorder>
  <zorder>lbl1_20</zorder>
  <zorder>faultCode_row1</zorder>
  <zorder>tc1keylbl</zorder>
  <zorder>lbl1_21</zorder>
  <zorder>faultName_row2</zorder>
  <zorder>faultLevel_row8</zorder>
  <zorder>faultCode_row6</zorder>
  <zorder>metroCode_row1_2</zorder>
  <zorder>startTime_row7</zorder>
  <zorder>mp2lbl</zorder>
  <zorder>faultLevel_row5</zorder>
  <zorder>endTime_row3</zorder>
  <zorder>metroCode_row1</zorder>
  <zorder>endTime_row9</zorder>
  <zorder>faultLevel_row4</zorder>
  <zorder>startTime_row3</zorder>
  <zorder>faultCode_row5</zorder>
  <zorder>faultName_row5</zorder>
  <zorder>returnBtn</zorder>
 </widget>
 <resources/>
 <connections/>
</ui>
